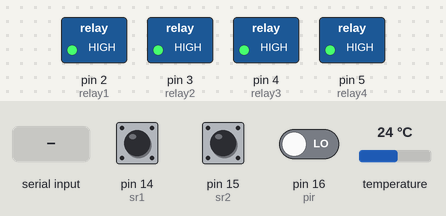
Simulated run of this sketch. Board: Arduino Uno, built for the host (arithmetic inside an expression is 32-bit, double 64-bit). On the bench: switched loads named in the sketch (green lamp = pin HIGH). Inputs (shaded band) come from the test bench; at power-on: pin 14 (sr1) HIGH, pin 15 (sr2) HIGH, pin 16 (pir) LOW, temperature 24 °C. What the sketch prints to the serial monitor is not drawn.

Above: at 4.2 s.
4.3 s: "a" received over Serial
At 5.5 s:
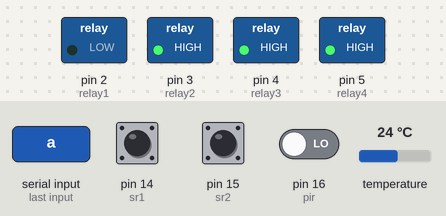
5.8 s: "c" received over Serial
At 6.3 s:
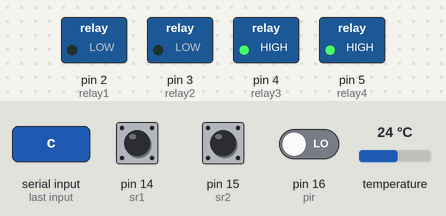
7.3 s: "b" received over Serial
At 7.9 s:
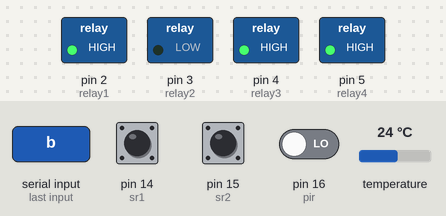
8.8 s: "e" received over Serial
At 9.8 s:
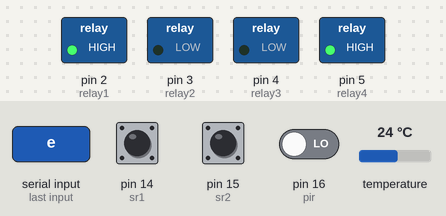
10.3 s: "d" received over Serial
At 10.6 s:
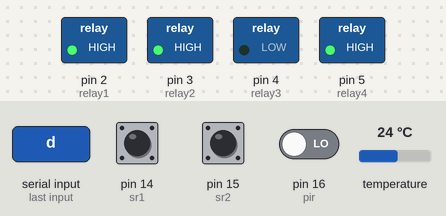
11.8 s: "g" received over Serial
At 13.3 s:
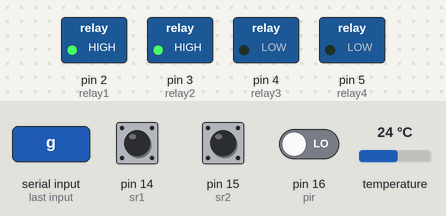
Timing chart, 0 to 14.3 s (numbered marks = the images above; inputs shaded):
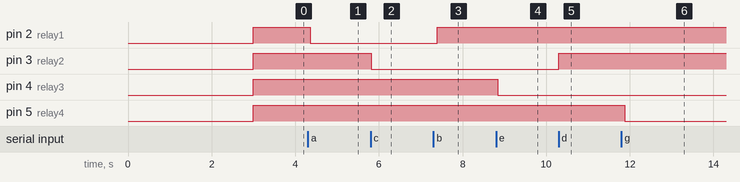

Measured:
- after the input at 4.3 s, pin 2 (relay1): HIGH → LOW after 0.06 s
- after the input at 5.8 s, pin 3 (relay2): HIGH → LOW at once
- after the input at 7.3 s, pin 2 (relay1): LOW → HIGH after 0.09 s
- after the input at 8.8 s, pin 4 (relay3): HIGH → LOW after 0.05 s
- after the input at 10.3 s, pin 3 (relay2): LOW → HIGH at once
- after the input at 11.8 s, pin 5 (relay4): HIGH → LOW after 0.08 s

The sketch:

smart_home_bluetutaja.ino
```cpp
#include <PString.h>
#include <OneWire.h>

char buffer[30];
OneWire ds(18);
int relay1=2;
int relay2=3;
int relay3=4;
int relay4=5;
int sr1=14;
int sr2=15;
int pir=16;
boolean s1,s2,s3,ls3=false;

void setup() {
  delay(3000);
  pinMode(sr1,INPUT_PULLUP);
  pinMode(sr2,INPUT_PULLUP);
  pinMode(pir,INPUT);
  pinMode(relay1,OUTPUT);
  pinMode(relay2,OUTPUT);
  pinMode(relay3,OUTPUT);
  pinMode(relay4,OUTPUT);
  Serial.begin(9600);
  digitalWrite(relay1,HIGH);
  digitalWrite(relay2,HIGH);
  digitalWrite(relay3,HIGH);
  digitalWrite(relay4,HIGH);
}

void loop() {
  PString str(buffer, sizeof(buffer));
  str.begin();
  float temperature = getTemp();
  str.print("#");
  str.print(temperature,1);
  str.print("+");

  baca();
  str.print(s1);
  str.print("+");
  str.print(s2);
  str.print("+");
  str.print(s3);
  str.print("+");
  Serial.println(str);

if(Serial.available()>0){
  char in=Serial.read();
  if(in=='a'){
    digitalWrite(relay1,LOW);
  }
  if(in=='b'){
    digitalWrite(relay1,HIGH);
  }
  if(in=='c'){
    digitalWrite(relay2,LOW);
  }
  if(in=='d'){
    digitalWrite(relay2,HIGH);
  }
   if(in=='e'){
    digitalWrite(relay3,LOW);
  }
  if(in=='f'){
    digitalWrite(relay3,HIGH);
  }
   if(in=='g'){
    digitalWrite(relay4,LOW);
  }
  if(in=='h'){
    digitalWrite(relay4,HIGH);
  }
}
delay(100);
}

void baca(){
  s1=digitalRead(sr1);
  s2=digitalRead(sr2);
  s3=digitalRead(pir);
}

float getTemp(){

  byte data[12];
  byte addr[8];

  if ( !ds.search(addr)) {

      ds.reset_search();
      return -1000;
  }

  if ( OneWire::crc8( addr, 7) != addr[7]) {
      return -1000;
  }

  if ( addr[0] != 0x10 && addr[0] != 0x28) {
      return -1000;
  }

  ds.reset();
  ds.select(addr);
  ds.write(0x44,1);
  byte present = ds.reset();
  ds.select(addr);
  ds.write(0xBE);


  for (int i = 0; i < 9; i++) {
    data[i] = ds.read();
  }

  ds.reset_search();

  byte MSB = data[1];
  byte LSB = data[0];

  float tempRead = ((MSB << 8) | LSB);
  float TemperatureSum = tempRead / 16;

  return TemperatureSum;

}
```
